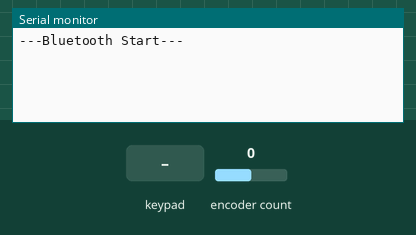
Recording of a program running on a simulated ESP32. Parts: the last lines printed to the serial monitor. The test bench sets the inputs (shaded band); at power-on: encoder count 0. USB keyboard and mouse output is not drawn.

Above: at 3.2 s.
3.3 s: encoder count set to 1
At 3.7 s:
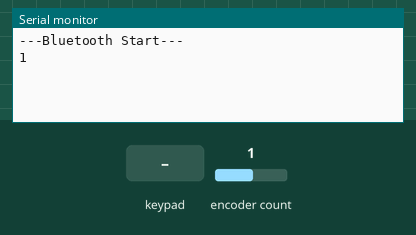
4.8 s: key 'a' pressed
At 5.4 s:
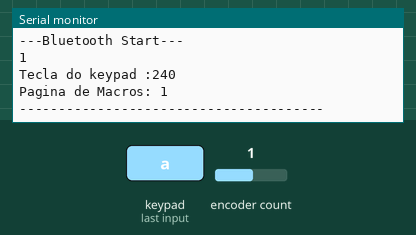
6.4 s: key 'b' pressed
At 7.6 s:
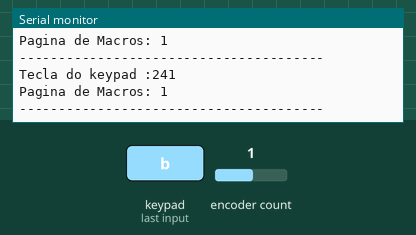
7.9 s: encoder count set to 2
At 8.4 s:
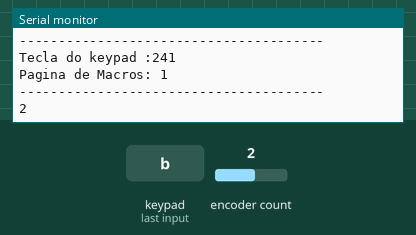

Measured:
- after the input at 3.3 s, the serial monitor: prints a new line at once (image 1)
- after the input at 4.8 s, the serial monitor: prints a new line after 0.11 s (image 2)
- after the input at 6.4 s, the serial monitor: prints a new line after 0.11 s (image 3)
- after the input at 7.9 s, the serial monitor: prints a new line at once (image 4)

The program:

main.cpp
```cpp
#include <Keypad.h>
#include <BleKeyboard.h>
#include <AiEsp32RotaryEncoder.h>

int macroPage = 01;
// ------------------------ KEYPAD ----------------------
const int KEY_LINHAS = 4;
const int KEY_COLUNAS = 4;

char keys[KEY_LINHAS][KEY_COLUNAS] = {
    {'a', 'b', 'c', 'd'},
    {'e', 'f', 'g', 'h'},
    {'i', 'j', 'k', 'l'},
    {'*', '0', '#', 'D'},
};
byte pin_linhas[KEY_LINHAS] = {23, 19, 18, 5};    //GPIOs usados para linhas
byte pin_colunas[KEY_COLUNAS] = {22, 21, 16, 33}; //GPIOs usados para linhas

Keypad teclado = Keypad(makeKeymap(keys), pin_linhas, pin_colunas, KEY_LINHAS, KEY_COLUNAS);

const uint8_t keyConvert[16] = {KEY_F13, KEY_F14, KEY_F15, KEY_F16, KEY_F17, KEY_F18, KEY_F19, KEY_F20, KEY_F21,
KEY_F22, KEY_F23, KEY_F24};
//-------------------------- BLE_KEYBOARD ----------------------
BleKeyboard bleKeyboard("StreamMaster Keyboard", "BlueBox Inc.", 69);

// -------------------------- ENCODER -------------------------
#define ROTARY_ENCODER_A_PIN 15      //CLK
#define ROTARY_ENCODER_B_PIN 14      //DT
#define ROTARY_ENCODER_BUTTON_PIN 12 //SW
#define ROTARY_ENCODER_VCC_PIN -1
#define ROTARY_ENCODER_STEPS 2

AiEsp32RotaryEncoder rotaryEncoder = AiEsp32RotaryEncoder(ROTARY_ENCODER_A_PIN, ROTARY_ENCODER_B_PIN, ROTARY_ENCODER_BUTTON_PIN, ROTARY_ENCODER_VCC_PIN, ROTARY_ENCODER_STEPS);
int lastPosition = 1000;

// --------------------------- POTENCIOMETRO -------------------
const int potPin = 13;

// ############################## Funções ######################################
void rotary_onButtonClick()
{
  static unsigned long lastTimePressed = 0;
  if (millis() - lastTimePressed < 100)
  {
    return;
  }
  lastTimePressed = millis();
  //remove on release
  Serial.println("Encoder button pressed");
  //linha que deve ser alterada para mudar a função do botão do encoder
  bleKeyboard.write(KEY_RETURN);
}

// ################################### Setup #################################################

void setup()
{
  //-----------------------------SERIAL----------------------------------------------------
  Serial.begin(115200);
  delay(1000);
  //-----------------------------ENCODER---------------------------------------------------
  rotaryEncoder.begin();
  rotaryEncoder.setup([]
                      { rotaryEncoder.readEncoder_ISR(); },
                      []
                      { rotary_onButtonClick(); });
  bool circleValues = true;
  rotaryEncoder.setBoundaries(0, 2000, circleValues);
  rotaryEncoder.disableAcceleration();
  //rotaryEncoder.setAcceleration(50);
  //-----------------------------POTENCIOMETRO----------------------------------------------

  //-----------------------------BLE_KEYBOARD-----------------------------------------------
  bleKeyboard.begin();
  Serial.println("---Bluetooth Start---");
  delay(1000);
}

// #################### Loop ####################
void loop()
{
  //---ENCODER---
  if (rotaryEncoder.encoderChanged() && bleKeyboard.isConnected())
  {
    int newPosition = rotaryEncoder.readEncoder();
    Serial.println(newPosition);
    if (newPosition > lastPosition)
    {
      bleKeyboard.write(KEY_LEFT_ARROW);
    }
    else if (newPosition < lastPosition)
    {
      bleKeyboard.write(KEY_RIGHT_ARROW);
    }
    lastPosition = newPosition;
  }
  //---POTENCIOMETRO

  //---KEYPAD---
  char botao = teclado.getKey();
  if (bleKeyboard.isConnected() && botao)
  {
    if (botao == '*')
    {
      if (macroPage == 01)
      {
        macroPage = 03;
      }
      else
      {
        macroPage--;
      };
    }
    else if (botao == '#')
    {
      if (macroPage == 03)
      {
        macroPage = 01;
      }
      else
      {
        macroPage++;
      }
    }
    else if (botao == 'D')
    {
      // essa função exemplifica um possivel keystroke injector,
      // cuidado ao conectar dispositivos bluetooth disconhecidos ao seu computador.
      //bleKeyboard.press(KEY_LEFT_GUI);
      //bleKeyboard.press('r');
      //bleKeyboard.releaseAll();
      //bleKeyboard.print("chrome https://www.youtube.com/watch?v=dQw4w9WgXcQ");
      //delay(100);
      //bleKeyboard.write(KEY_RETURN);
      bleKeyboard.press(KEY_LEFT_ALT);
      bleKeyboard.press(KEY_TAB);
      bleKeyboard.releaseAll();
    }
    else if (botao == '0')
    {
      bleKeyboard.press(KEY_MEDIA_MUTE);
      bleKeyboard.releaseAll(); // fix necessário para impedir teclas presas
    }
    /*
        é importante explciar porque existem duas "formatações" para as teclas, * 0 # D, e as demais teclas
        isso foi feito para facilitar a implementação e reduzir o número de "IFs",
        existe um vetor chamado keyConvert[], que contem os botões que serão enviados para o computador
        dessa forma basta usar o valor ASCII de cada tecla do keypad, para se referir a posição correta
        no vetor, dessa forma o unico if que utlizamos é para identificar qual página do teclado estamos usando
        e dessa forma inserir CTRL, SHIFT e ALT apropriadamente, é possivel utilizar várias combinações desses
        modificadores, entretanto foi utilizado apenas um modificador por página, devido ao BUG do obs que não
        diferencia entre multiplos modificadores, para obs (limite de 3 págs), sem obs (limite de 8 págs),
        utilizando um servidor python para receber serial, é possivel um número infinito de páginas e botões
        dependendo apenas da capacidae do utilizador em saber em que página de atalhos ele está.
    */
    else if (macroPage == 01)
    {
      bleKeyboard.press(KEY_LEFT_CTRL);
      bleKeyboard.write(keyConvert[int(botao)-97]);
      bleKeyboard.releaseAll();
    }
    else if (macroPage == 02)
    {
      bleKeyboard.press(KEY_LEFT_SHIFT);
      bleKeyboard.write(keyConvert[int(botao)-97]);
      bleKeyboard.releaseAll();
    }
    else if (macroPage == 03)
    {
      bleKeyboard.press(KEY_LEFT_ALT);
      bleKeyboard.write(keyConvert[int(botao-97)]);
      bleKeyboard.releaseAll();
    }
    delay(100);
    //release all é lançado mais uma vez para garantir que nehum tecla estaja sendo segurada.
    bleKeyboard.releaseAll();
    //o print no serial deve ser removido na versão comercial.
    Serial.print("Tecla do keypad :");
    Serial.println(keyConvert[int(botao)-97]);
    Serial.print("Pagina de Macros: ");
    Serial.println(macroPage);
    Serial.println("---------------------------------------");
  }
}
```
